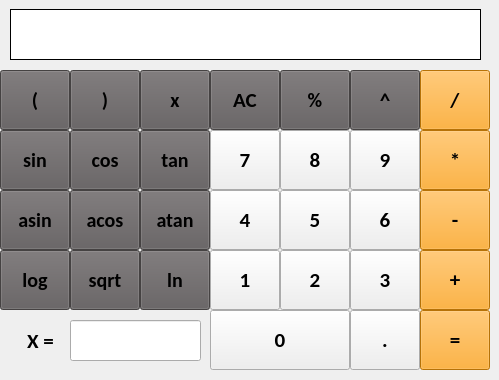
    <widget class="QWidget" name="calc_tab">
     <attribute name="title">
      <string>Calculator</string>
     </attribute>
     <widget class="QPushButton" name="button_4">
      <property name="geometry">
       <rect>
        <x>210</x>
        <y>190</y>
        <width>70</width>
        <height>60</height>
       </rect>
      </property>
      <property name="font">
       <font>
        <family>Calibri</family>
        <pointsize>16</pointsize>
        <italic>false</italic>
        <bold>true</bold>
       </font>
      </property>
      <property name="styleSheet">
       <string notr="true"/>
      </property>
      <property name="text">
       <string>4</string>
      </property>
     </widget>
     <widget class="QPushButton" name="div_button">
      <property name="geometry">
       <rect>
        <x>420</x>
        <y>70</y>
        <width>70</width>
        <height>60</height>
       </rect>
      </property>
      <property name="font">
       <font>
        <family>Calibri</family>
        <pointsize>16</pointsize>
        <italic>false</italic>
        <bold>true</bold>
       </font>
      </property>
      <property name="styleSheet">
       <string notr="true">background-color: rgb(255, 159, 10);</string>
      </property>
      <property name="text">
       <string>/</string>
      </property>
     </widget>
     <widget class="QPushButton" name="button_3">
      <property name="geometry">
       <rect>
        <x>350</x>
        <y>250</y>
        <width>70</width>
        <height>60</height>
       </rect>
      </property>
      <property name="font">
       <font>
        <family>Calibri</family>
        <pointsize>16</pointsize>
        <italic>false</italic>
        <bold>true</bold>
       </font>
      </property>
      <property name="styleSheet">
       <string notr="true"/>
      </property>
      <property name="text">
       <string>3</string>
      </property>
     </widget>
     <widget class="QPushButton" name="log_button">
      <property name="geometry">
       <rect>
        <x>0</x>
        <y>250</y>
        <width>70</width>
        <height>60</height>
       </rect>
      </property>
      <property name="font">
       <font>
        <family>Calibri</family>
        <pointsize>15</pointsize>
        <italic>false</italic>
        <bold>true</bold>
       </font>
      </property>
      <property name="styleSheet">
       <string notr="true">background-color: rgb(96, 92, 93);</string>
      </property>
      <property name="text">
       <string>log</string>
      </property>
     </widget>
     <widget class="QPushButton" name="button_1">
      <property name="geometry">
       <rect>
        <x>210</x>
        <y>250</y>
        <width>70</width>
        <height>60</height>
       </rect>
      </property>
      <property name="font">
       <font>
        <family>Calibri</family>
        <pointsize>16</pointsize>
        <italic>false</italic>
        <bold>true</bold>
       </font>
      </property>
      <property name="styleSheet">
       <string notr="true"/>
      </property>
      <property name="text">
       <string>1</string>
      </property>
     </widget>
     <widget class="QPushButton" name="button_9">
      <property name="geometry">
       <rect>
        <x>350</x>
        <y>130</y>
        <width>70</width>
        <height>60</height>
       </rect>
      </property>
      <property name="font">
       <font>
        <family>Calibri</family>
        <pointsize>16</pointsize>
        <italic>false</italic>
        <bold>true</bold>
       </font>
      </property>
      <property name="styleSheet">
       <string notr="true"/>
      </property>
      <property name="text">
       <string>9</string>
      </property>
     </widget>
     <widget class="QPushButton" name="plus_button">
      <property name="geometry">
       <rect>
        <x>420</x>
        <y>250</y>
        <width>70</width>
        <height>60</height>
       </rect>
      </property>
      <property name="font">
       <font>
        <family>Calibri</family>
        <pointsize>16</pointsize>
        <italic>false</italic>
        <bold>true</bold>
       </font>
      </property>
      <property name="styleSheet">
       <string notr="true">background-color: rgb(255, 159, 10);</string>
      </property>
      <property name="text">
       <string>+</string>
      </property>
     </widget>
     <widget class="QPushButton" name="asin_button">
      <property name="geometry">
       <rect>
        <x>0</x>
        <y>190</y>
        <width>70</width>
        <height>60</height>
       </rect>
      </property>
      <property name="font">
       <font>
        <family>Calibri</family>
        <pointsize>15</pointsize>
        <italic>false</italic>
        <bold>true</bold>
       </font>
      </property>
      <property name="styleSheet">
       <string notr="true">background-color: rgb(96, 92, 93);</string>
      </property>
      <property name="text">
       <string>asin</string>
      </property>
     </widget>
     <widget class="QPushButton" name="sqr_button">
      <property name="geometry">
       <rect>
        <x>350</x>
        <y>70</y>
        <width>70</width>
        <height>60</height>
       </rect>
      </property>
      <property name="font">
       <font>
        <family>Calibri</family>
        <pointsize>16</pointsize>
        <italic>false</italic>
        <bold>true</bold>
       </font>
      </property>
      <property name="styleSheet">
       <string notr="true">background-color: rgb(96, 92, 93);</string>
      </property>
      <property name="text">
       <string>^</string>
      </property>
     </widget>
     <widget class="QPushButton" name="button_8">
      <property name="geometry">
       <rect>
        <x>280</x>
        <y>130</y>
        <width>70</width>
        <height>60</height>
       </rect>
      </property>
      <property name="font">
       <font>
        <family>Calibri</family>
        <pointsize>16</pointsize>
        <italic>false</italic>
        <bold>true</bold>
       </font>
      </property>
      <property name="styleSheet">
       <string notr="true"/>
      </property>
      <property name="text">
       <string>8</string>
      </property>
     </widget>
     <widget class="QLabel" name="x_label">
      <property name="geometry">
       <rect>
        <x>10</x>
        <y>310</y>
        <width>61</width>
        <height>61</height>
       </rect>
      </property>
      <property name="font">
       <font>
        <family>Calibri</family>
        <pointsize>16</pointsize>
        <italic>false</italic>
        <bold>true</bold>
       </font>
      </property>
      <property name="styleSheet">
       <string notr="true"/>
      </property>
      <property name="text">
       <string>X =</string>
      </property>
      <property name="alignment">
       <set>Qt::AlignmentFlag::AlignCenter</set>
      </property>
     </widget>
     <widget class="QLineEdit" name="line_x">
      <property name="geometry">
       <rect>
        <x>70</x>
        <y>320</y>
        <width>131</width>
        <height>41</height>
       </rect>
      </property>
      <property name="font">
       <font>
        <family>Calibri</family>
        <pointsize>16</pointsize>
        <italic>false</italic>
        <bold>true</bold>
       </font>
      </property>
      <property name="styleSheet">
       <string notr="true"/>
      </property>
     </widget>
     <widget class="QPushButton" name="button_0">
      <property name="geometry">
       <rect>
        <x>210</x>
        <y>310</y>
        <width>140</width>
        <height>60</height>
       </rect>
      </property>
      <property name="font">
       <font>
        <family>Calibri</family>
        <pointsize>16</pointsize>
        <italic>false</italic>
        <bold>true</bold>
       </font>
      </property>
      <property name="focusPolicy">
       <enum>Qt::FocusPolicy::StrongFocus</enum>
      </property>
      <property name="styleSheet">
       <string notr="true"/>
      </property>
      <property name="text">
       <string>0</string>
      </property>
     </widget>
     <widget class="QPushButton" name="atan_button">
      <property name="geometry">
       <rect>
        <x>140</x>
        <y>190</y>
        <width>70</width>
        <height>60</height>
       </rect>
      </property>
      <property name="font">
       <font>
        <family>Calibri</family>
        <pointsize>15</pointsize>
        <italic>false</italic>
        <bold>true</bold>
       </font>
      </property>
      <property name="styleSheet">
       <string notr="true">background-color: rgb(96, 92, 93);</string>
      </property>
      <property name="text">
       <string>atan</string>
      </property>
     </widget>
     <widget class="QPushButton" name="mod_button">
      <property name="geometry">
       <rect>
        <x>280</x>
        <y>70</y>
        <width>70</width>
        <height>60</height>
       </rect>
      </property>
      <property name="font">
       <font>
        <family>Calibri</family>
        <pointsize>15</pointsize>
        <italic>false</italic>
        <bold>true</bold>
       </font>
      </property>
      <property name="styleSheet">
       <string notr="true">background-color: rgb(96, 92, 93);</string>
      </property>
      <property name="text">
       <string>%</string>
      </property>
     </widget>
     <widget class="QPushButton" name="all_clean_button">
      <property name="geometry">
       <rect>
        <x>210</x>
        <y>70</y>
        <width>70</width>
        <height>60</height>
       </rect>
      </property>
      <property name="font">
       <font>
        <family>Calibri</family>
        <pointsize>16</pointsize>
        <italic>false</italic>
        <bold>true</bold>
       </font>
      </property>
      <property name="styleSheet">
       <string notr="true">background-color: rgb(96, 92, 93);</string>
      </property>
      <property name="text">
       <string>AC</string>
      </property>
     </widget>
     <widget class="QPushButton" name="multy_button">
      <property name="geometry">
       <rect>
        <x>420</x>
        <y>130</y>
        <width>70</width>
        <height>60</height>
       </rect>
      </property>
      <property name="font">
       <font>
        <family>Calibri</family>
        <pointsize>16</pointsize>
        <italic>false</italic>
        <bold>true</bold>
       </font>
      </property>
      <property name="styleSheet">
       <string notr="true">background-color: rgb(255, 159, 10);</string>
      </property>
      <property name="text">
       <string>*</string>
      </property>
     </widget>
     <widget class="QPushButton" name="sin_button">
      <property name="geometry">
       <rect>
        <x>0</x>
        <y>130</y>
        <width>70</width>
        <height>60</height>
       </rect>
      </property>
      <property name="font">
       <font>
        <family>Calibri</family>
        <pointsize>15</pointsize>
        <italic>false</italic>
        <bold>true</bold>
       </font>
      </property>
      <property name="styleSheet">
       <string notr="true">background-color: rgb(96, 92, 93);</string>
      </property>
      <property name="text">
       <string>sin</string>
      </property>
     </widget>
     <widget class="QPushButton" name="minus_button">
      <property name="geometry">
       <rect>
        <x>420</x>
        <y>190</y>
        <width>70</width>
        <height>60</height>
       </rect>
      </property>
      <property name="font">
       <font>
        <family>Calibri</family>
        <pointsize>16</pointsize>
        <italic>false</italic>
        <bold>true</bold>
       </font>
      </property>
      <property name="styleSheet">
       <string notr="true">background-color: rgb(255, 159, 10);</string>
      </property>
      <property name="text">
       <string>-</string>
      </property>
     </widget>
     <widget class="QPushButton" name="open_button">
      <property name="geometry">
       <rect>
        <x>0</x>
        <y>70</y>
        <width>70</width>
        <height>60</height>
       </rect>
      </property>
      <property name="font">
       <font>
        <family>Calibri</family>
        <pointsize>15</pointsize>
        <italic>false</italic>
        <bold>true</bold>
       </font>
      </property>
      <property name="styleSheet">
       <string notr="true">background-color: rgb(96, 92, 93);</string>
      </property>
      <property name="text">
       <string>(</string>
      </property>
     </widget>
     <widget class="QPushButton" name="ln_button">
      <property name="geometry">
       <rect>
        <x>140</x>
        <y>250</y>
        <width>70</width>
        <height>60</height>
       </rect>
      </property>
      <property name="font">
       <font>
        <family>Calibri</family>
        <pointsize>15</pointsize>
        <italic>false</italic>
        <bold>true</bold>
       </font>
      </property>
      <property name="styleSheet">
       <string notr="true">background-color: rgb(96, 92, 93);</string>
      </property>
      <property name="text">
       <string>ln</string>
      </property>
     </widget>
     <widget class="QPushButton" name="tan_button">
      <property name="geometry">
       <rect>
        <x>140</x>
        <y>130</y>
        <width>70</width>
        <height>60</height>
       </rect>
      </property>
      <property name="font">
       <font>
        <family>Calibri</family>
        <pointsize>15</pointsize>
        <italic>false</italic>
        <bold>true</bold>
       </font>
      </property>
      <property name="styleSheet">
       <string notr="true">background-color: rgb(96, 92, 93);</string>
      </property>
      <property name="text">
       <string>tan</string>
      </property>
     </widget>
     <widget class="QPushButton" name="button_5">
      <property name="geometry">
       <rect>
        <x>280</x>
        <y>190</y>
        <width>70</width>
        <height>60</height>
       </rect>
      </property>
      <property name="font">
       <font>
        <family>Calibri</family>
        <pointsize>16</pointsize>
        <italic>false</italic>
        <bold>true</bold>
       </font>
      </property>
      <property name="styleSheet">
       <string notr="true"/>
      </property>
      <property name="text">
       <string>5</string>
      </property>
     </widget>
     <widget class="QPushButton" name="acos_button">
      <property name="geometry">
       <rect>
        <x>70</x>
        <y>190</y>
        <width>70</width>
        <height>60</height>
       </rect>
      </property>
      <property name="font">
       <font>
        <family>Calibri</family>
        <pointsize>15</pointsize>
        <italic>false</italic>
        <bold>true</bold>
       </font>
      </property>
      <property name="styleSheet">
       <string notr="true">background-color: rgb(96, 92, 93);</string>
      </property>
      <property name="text">
       <string>acos</string>
      </property>
     </widget>
     <widget class="QPushButton" name="result_button">
      <property name="geometry">
       <rect>
        <x>420</x>
        <y>310</y>
        <width>70</width>
        <height>60</height>
       </rect>
      </property>
      <property name="font">
       <font>
        <family>Calibri</family>
        <pointsize>16</pointsize>
        <italic>false</italic>
        <bold>true</bold>
       </font>
      </property>
      <property name="styleSheet">
       <string notr="true">background-color: rgb(255, 159, 10);</string>
      </property>
      <property name="text">
       <string>=</string>
      </property>
     </widget>
     <widget class="QPushButton" name="button_2">
      <property name="geometry">
       <rect>
        <x>280</x>
        <y>250</y>
        <width>70</width>
        <height>60</height>
       </rect>
      </property>
      <property name="font">
       <font>
        <family>Calibri</family>
        <pointsize>16</pointsize>
        <italic>false</italic>
        <bold>true</bold>
       </font>
      </property>
      <property name="styleSheet">
       <string notr="true"/>
      </property>
      <property name="text">
       <string>2</string>
      </property>
     </widget>
     <widget class="QLabel" name="label">
      <property name="geometry">
       <rect>
        <x>10</x>
        <y>9</y>
        <width>471</width>
        <height>51</height>
       </rect>
      </property>
      <property name="font">
       <font>
        <family>Calibri</family>
        <pointsize>16</pointsize>
        <italic>false</italic>
        <bold>true</bold>
       </font>
      </property>
      <property name="layoutDirection">
       <enum>Qt::LayoutDirection::LeftToRight</enum>
      </property>
      <property name="styleSheet">
       <string notr="true">background-color: rgb(255, 255, 255);</string>
      </property>
      <property name="frameShape">
       <enum>QFrame::Shape::Box</enum>
      </property>
      <property name="text">
       <string/>
      </property>
      <property name="alignment">
       <set>Qt::AlignmentFlag::AlignRight|Qt::AlignmentFlag::AlignTrailing|Qt::AlignmentFlag::AlignVCenter</set>
      </property>
     </widget>
     <widget class="QPushButton" name="cos_button">
      <property name="geometry">
       <rect>
        <x>70</x>
        <y>130</y>
        <width>70</width>
        <height>60</height>
       </rect>
      </property>
      <property name="font">
       <font>
        <family>Calibri</family>
        <pointsize>15</pointsize>
        <italic>false</italic>
        <bold>true</bold>
       </font>
      </property>
      <property name="styleSheet">
       <string notr="true">background-color: rgb(96, 92, 93);</string>
      </property>
      <property name="text">
       <string>cos</string>
      </property>
     </widget>
     <widget class="QPushButton" name="button_6">
      <property name="geometry">
       <rect>
        <x>350</x>
        <y>190</y>
        <width>70</width>
        <height>60</height>
       </rect>
      </property>
      <property name="font">
       <font>
        <family>Calibri</family>
        <pointsize>16</pointsize>
        <italic>false</italic>
        <bold>true</bold>
       </font>
      </property>
      <property name="styleSheet">
       <string notr="true"/>
      </property>
      <property name="text">
       <string>6</string>
      </property>
     </widget>
     <widget class="QPushButton" name="sqrt_button">
      <property name="geometry">
       <rect>
        <x>70</x>
        <y>250</y>
        <width>70</width>
        <height>60</height>
       </rect>
      </property>
      <property name="font">
       <font>
        <family>Calibri</family>
        <pointsize>15</pointsize>
        <italic>false</italic>
        <bold>true</bold>
       </font>
      </property>
      <property name="styleSheet">
       <string notr="true">background-color: rgb(96, 92, 93);</string>
      </property>
      <property name="text">
       <string>sqrt</string>
      </property>
     </widget>
     <widget class="QPushButton" name="close_button">
      <property name="geometry">
       <rect>
        <x>70</x>
        <y>70</y>
        <width>70</width>
        <height>60</height>
       </rect>
      </property>
      <property name="font">
       <font>
        <family>Calibri</family>
        <pointsize>15</pointsize>
        <italic>false</italic>
        <bold>true</bold>
       </font>
      </property>
      <property name="styleSheet">
       <string notr="true">background-color: rgb(96, 92, 93);</string>
      </property>
      <property name="text">
       <string>)</string>
      </property>
     </widget>
     <widget class="QPushButton" name="x_button">
      <property name="geometry">
       <rect>
        <x>140</x>
        <y>70</y>
        <width>70</width>
        <height>60</height>
       </rect>
      </property>
      <property name="font">
       <font>
        <family>Calibri</family>
        <pointsize>15</pointsize>
        <italic>false</italic>
        <bold>true</bold>
       </font>
      </property>
      <property name="styleSheet">
       <string notr="true">background-color: rgb(96, 92, 93);</string>
      </property>
      <property name="text">
       <string>x</string>
      </property>
     </widget>
     <widget class="QPushButton" name="button_7">
      <property name="geometry">
       <rect>
        <x>210</x>
        <y>130</y>
        <width>70</width>
        <height>60</height>
       </rect>
      </property>
      <property name="font">
       <font>
        <family>Calibri</family>
        <pointsize>16</pointsize>
        <italic>false</italic>
        <bold>true</bold>
       </font>
      </property>
      <property name="styleSheet">
       <string notr="true"/>
      </property>
      <property name="text">
       <string>7</string>
      </property>
     </widget>
     <widget class="QPushButton" name="point_button">
      <property name="geometry">
       <rect>
        <x>350</x>
        <y>310</y>
        <width>70</width>
        <height>60</height>
       </rect>
      </property>
      <property name="font">
       <font>
        <family>Calibri</family>
        <pointsize>16</pointsize>
        <italic>false</italic>
        <bold>true</bold>
       </font>
      </property>
      <property name="styleSheet">
       <string notr="true"/>
      </property>
      <property name="text">
       <string>.</string>
      </property>
     </widget>
    </widget>
